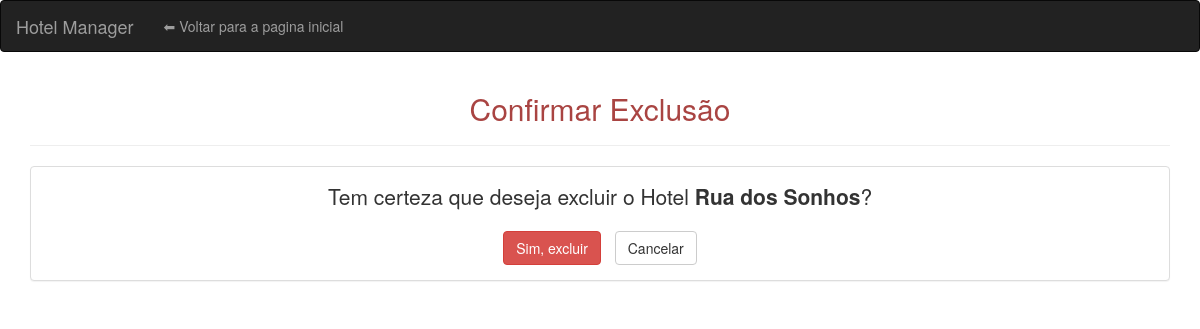
Page /deletar_hotel/2/ on the earlier database version.
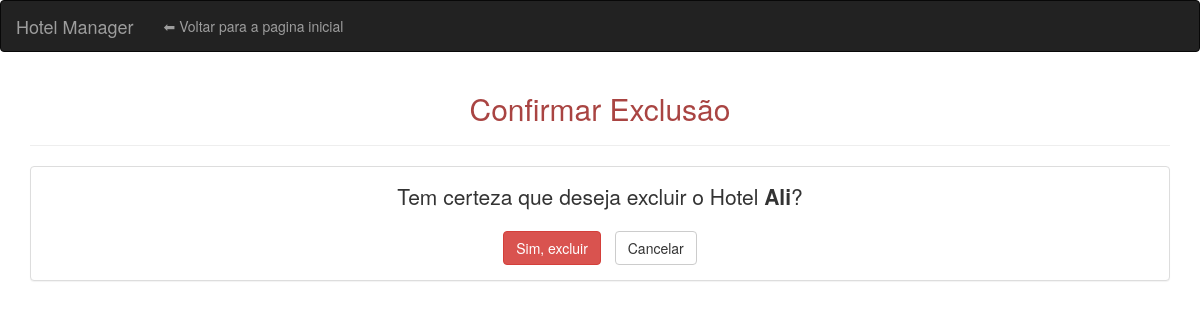
Same page on the later database version.
### ReserVou/models.py (models this page shows, shortened)
class Hotel (models.Model):
    nome = models.CharField(max_length = 100, null = False, blank = False)
    endereco = models.CharField(max_length = 150, null = False, blank = False)

### ReserVou/views.py (the view)
# urls.py: path('deletar_hotel/<int:hotel_id>/', views.deletar_hotel, name = 'deletar_hotel'),
def deletar_hotel(request, hotel_id):
    hotel = get_object_or_404(Hotel, id=hotel_id)
    if request.method == 'POST':
        hotel.delete()
        return redirect('gerenciar_hoteis')
    return render(request, 'ReserVou/hotel/confirmar_deletar_hotel.html', {'hotel': hotel})

### ReserVou/templates/ReserVou/hotel/confirmar_deletar_hotel.html (shortened to what this page needs)
<!DOCTYPE html>
<html lang="pt">
<head>
    <link rel="stylesheet" href="https://maxcdn.bootstrapcdn.com/bootstrap/3.4.1/css/bootstrap.min.css">
</head>
<body>
    <nav class="navbar navbar-inverse">
        <div class="container-fluid">
            <div class="navbar-header">
                <a class="navbar-brand" href="{% url 'home' %}">Hotel Manager</a>
            </div>
            <ul class="nav navbar-nav">
                <li><a href="{% url 'home' %}">⬅ Voltar para a pagina inicial</a></li>
            </ul>
        </div>
    </nav>
    <div class="container">
        <h2 class="text-center text-danger">Confirmar Exclusão</h2>
        <hr>
        <div class="panel panel-default">
            <div class="panel-body">
                <p class="lead text-center">
                    Tem certeza que deseja excluir o Hotel <strong>{{ hotel.nome }}</strong>?
                </p>
                <form method="post" class="text-center">
                    <button type="submit" class="btn btn-danger">Sim, excluir</button>
                    <a href="{% url 'home' %}" class="btn btn-default" style="margin-left: 10px;">Cancelar</a>
                </form>
            </div>
        </div>
    </div>
</body>
</html>

Differences in the rows shown:
changed Hotel: nome "Rua dos Sonhos" → "Ali"
